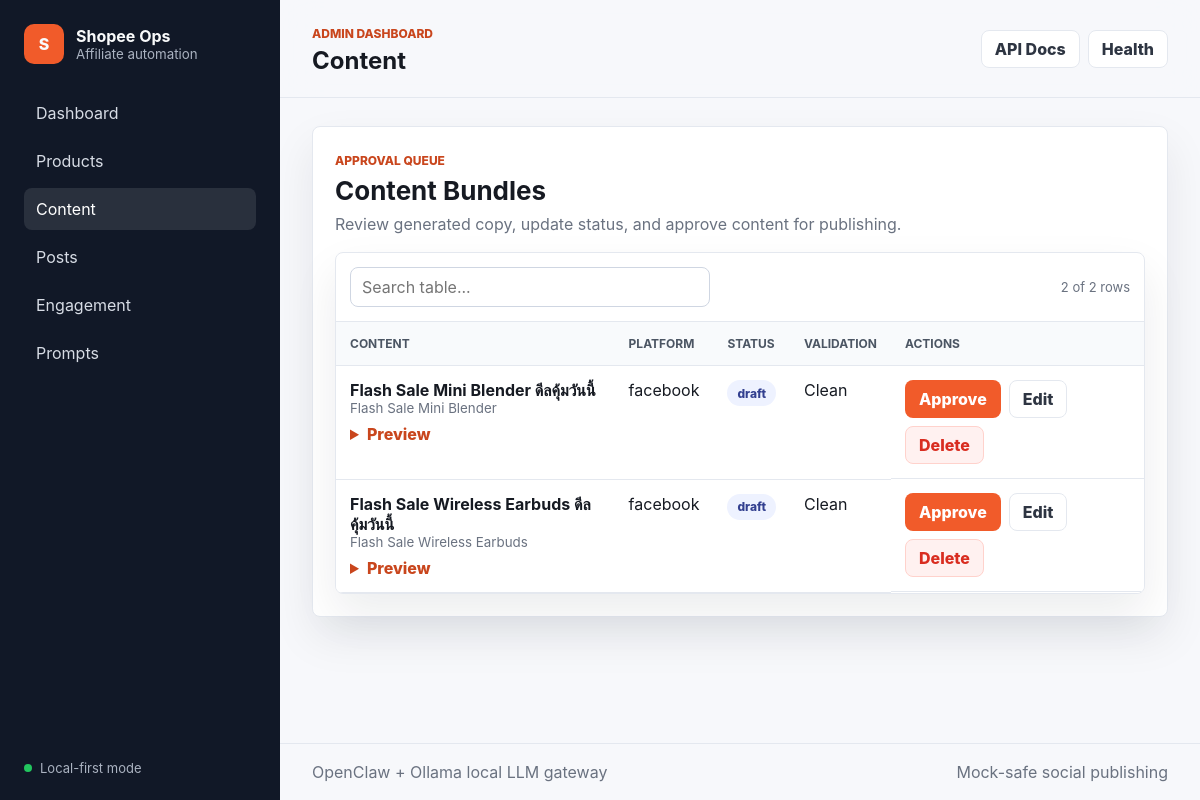
The page /content on the database its author committed.
### src/shopee_affiliate/models.py (models this page shows)
class ContentBundle(Base):
    __tablename__ = "content_bundles"
    id: Mapped[str] = mapped_column(String(36), primary_key=True, default=new_id)
    product_id: Mapped[str] = mapped_column(ForeignKey("products.id"))
    platform: Mapped[str] = mapped_column(String(40))
    headline: Mapped[str] = mapped_column(String(120), default="")
    post_body: Mapped[str] = mapped_column(Text)
    cta_text: Mapped[str] = mapped_column(Text, default="")
    hashtags: Mapped[list[str]] = mapped_column(JsonList, default=list)
    comment_seed: Mapped[str] = mapped_column(Text, default="")
    quote_commentary: Mapped[str] = mapped_column(Text, default="")
    story_overlay_text: Mapped[str] = mapped_column(String(80), default="")
    dm_reply_template: Mapped[str] = mapped_column(Text, default="")
    affiliate_link: Mapped[str] = mapped_column(Text)
    estimated_read_time_sec: Mapped[int] = mapped_column(Integer, default=15)
    ab_variant: Mapped[str] = mapped_column(String(5), default="A")
    status: Mapped[str] = mapped_column(String(40), default="draft")
    validation_errors: Mapped[list[str]] = mapped_column(JsonList, default=list)
    created_at: Mapped[datetime] = mapped_column(DateTime(timezone=True), default=now_utc)
    product: Mapped[Product] = relationship(back_populates="content_bundles")
    posts: Mapped[list["Post"]] = relationship(back_populates="content_bundle")

class Product(Base):
    __tablename__ = "products"
    id: Mapped[str] = mapped_column(String(36), primary_key=True, default=new_id)
    shopee_id: Mapped[str] = mapped_column(String(80), unique=True, index=True)
    title: Mapped[str] = mapped_column(Text)
    price: Mapped[Decimal] = mapped_column(Numeric(12, 2), default=0)
    original_price: Mapped[Decimal] = mapped_column(Numeric(12, 2), default=0)
    discount_pct: Mapped[int] = mapped_column(Integer, default=0)
    rating: Mapped[Decimal] = mapped_column(Numeric(3, 2), default=0)
    sold_count: Mapped[int] = mapped_column(Integer, default=0)
    review_count: Mapped[int] = mapped_column(Integer, default=0)
    commission_rate: Mapped[Decimal] = mapped_column(Numeric(5, 2), default=0)
    image_url: Mapped[str] = mapped_column(Text, default="")
    affiliate_link: Mapped[str] = mapped_column(Text)
    category: Mapped[str] = mapped_column(String(120), default="general")
    shop_name: Mapped[str] = mapped_column(String(200), default="Mock Shopee Store TH")
    score: Mapped[Decimal] = mapped_column(Numeric(8, 2), default=0)
    available: Mapped[bool] = mapped_column(Boolean, default=True)
    last_scraped_at: Mapped[datetime] = mapped_column(DateTime(timezone=True), default=now_utc)
    created_at: Mapped[datetime] = mapped_column(DateTime(timezone=True), default=now_utc)
    content_bundles: Mapped[list["ContentBundle"]] = relationship(back_populates="product")

### src/shopee_affiliate/main.py (the view)
@app.get("/content", response_class=HTMLResponse)
def admin_content(request: Request, db: Session = Depends(get_db)) -> HTMLResponse:
    rows = db.scalars(select(ContentBundle).order_by(desc(ContentBundle.created_at))).all()
    return templates.TemplateResponse(request, "content.html", {"bundles": rows})

### src/shopee_affiliate/templates/content.html (shortened to what this page needs)
{% extends "base.html" %}
{% block page_title %}Content{% endblock %}
{% block content %}
<section class="page-section">
  <div class="section-header">
    <div>
      <span class="eyebrow">Approval queue</span>
      <h2>Content Bundles</h2>
      <p>Review generated copy, update status, and approve content for publishing.</p>
    </div>
  </div>
  <div class="table-card">
    <table class="data-table">
      <thead>
        <tr>
          <th>Content</th>
          <th>Platform</th>
          <th>Status</th>
          <th>Validation</th>
          <th>Actions</th>
        </tr>
      </thead>
      <tbody>
      {% for bundle in bundles %}
        <tr>
          <td>
            <strong>{{ bundle.headline }}</strong>
            <small>{{ bundle.product.title if bundle.product else bundle.product_id }}</small>
            <details class="preview">
              <summary>Preview</summary>
            </details>
          </td>
          <td>{{ bundle.platform }}</td>
          <td><span class="status {{ 'success' if bundle.status == 'approved' else '' }}">{{ bundle.status }}</span></td>
          <td>{{ bundle.validation_errors | join(", ") if bundle.validation_errors else "Clean" }}</td>
          <td class="actions">
            {% if bundle.status != "approved" %}
            <form method="post" action="/content/{{ bundle.id }}/approve">
              <button type="submit">Approve</button>
            </form>
            {% endif %}
            <details class="inline-drawer">
              <summary>Edit</summary>
            </details>
            <form method="post" action="/content/{{ bundle.id }}/delete" data-confirm="Delete this content bundle and related posts?">
              <button class="danger" type="submit">Delete</button>
            </form>
          </td>
        </tr>
      {% endfor %}
      </tbody>
    </table>
  </div>
</section>
{% endblock %}

### src/shopee_affiliate/static/style.css (style rules this page uses)
:root { color-scheme: light; font-family: Inter, ui-sans-serif, system-ui, -apple-system, BlinkMacSystemFont, "Segoe UI", Arial, sans-serif; --bg: #f7f8fb; --panel: #ffffff; --panel-muted: #f1f4f8; --ink: #161a22; --muted: #6a7280; --line: #e4e8ef; --brand: #f15b2a; --brand-dark: #c9461d; --success: #0f8f63; --danger: #d92d20; --warning: #c27a10; --shadow: 0 20px 45px rgba(16, 24, 40, 0.08); }
* { box-sizing: border-box; }
body { margin: 0; min-height: 100vh; background: var(--bg); color: var(--ink); }
button, input, select, textarea { font: inherit; }
.topbar-actions, .actions { display: flex; align-items: center; flex-wrap: wrap; gap: 8px; }
.eyebrow { color: var(--brand-dark); font-size: 12px; font-weight: 800; text-transform: uppercase; letter-spacing: 0; }
.hero-panel, .content-card, .page-section, .table-card { background: var(--panel); border: 1px solid var(--line); border-radius: 8px; box-shadow: var(--shadow); }
.hero-copy h2, .section-header h2 { margin: 6px 0 8px; font-size: 26px; }
.hero-copy p, .section-header p, .content-card p { margin: 0; color: var(--muted); }
button, .button, .ghost-button, .inline-drawer summary { display: inline-flex; align-items: center; justify-content: center; min-height: 38px; border: 1px solid transparent; border-radius: 8px; padding: 0 13px; background: var(--brand); color: #ffffff; font-weight: 800; text-decoration: none; cursor: pointer; }
.ghost-button, .inline-drawer summary { background: #ffffff; color: #2e3542; border-color: var(--line); }
button.danger { background: #fff1f0; color: var(--danger); border-color: #ffd2cc; }
.metric-card span, .metric-card small, .settings-grid span, td small { display: block; color: var(--muted); }
.page-section { padding: 22px; }
.section-header { display: flex; align-items: flex-start; justify-content: space-between; gap: 20px; margin-bottom: 18px; }
.table-card { overflow: hidden; }
table { width: 100%; border-collapse: collapse; background: #ffffff; }
th, td { text-align: left; border-bottom: 1px solid var(--line); padding: 14px; vertical-align: top; }
th { color: #4b5563; background: #f8fafc; font-size: 12px; text-transform: uppercase; letter-spacing: 0; cursor: pointer; user-select: none; }
td strong { display: block; }
.status { display: inline-flex; align-items: center; min-height: 26px; border-radius: 999px; padding: 0 10px; background: #eef2ff; color: #334090; font-size: 12px; font-weight: 800; }
.inline-drawer { position: relative; }
.preview { margin-top: 8px; }
.preview summary { color: var(--brand-dark); cursor: pointer; font-weight: 800; }

### rows shown on the page
ContentBundle: headline "Flash Sale Mini Blender ดีลคุ้มวันนี้", product "Flash Sale Mini Blender", platform "facebook", status "draft", validation_errors "Clean"
ContentBundle: headline "Flash Sale Wireless Earbuds ดีลคุ้มวันนี้", product "Flash Sale Wireless Earbuds", platform "facebook", status "draft", validation_errors "Clean"
